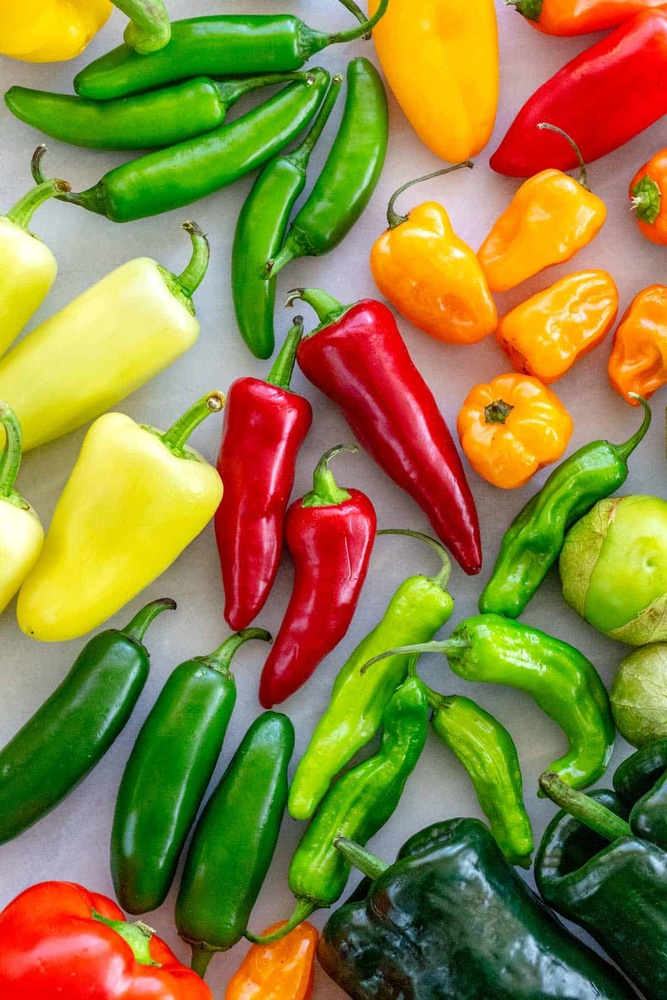
#> input picture .utils/zelenjava.jpg, 667 x 1000 px, shrunk from 1200 x 1800 before the run
$ python kmeans.py
#> lines starting #> are read from the running program, lines starting #| are printed output that depends on the picture
#> further down, slika is the input picture: shape (1000, 667, 3); mean B, G, R 61.2, 130.3, 141.7
import cv2 as cv
import numpy as np

def kmeans(slika, k=3, iteracije=10):
    '''Izvede segmentacijo slike z uporabo metode k-means.'''
#> called with k = 5, iteracije = 100
    # Preoblikovanje slike
    orig_shape = slika.shape
#> orig_shape = (1000, 667, 3)
    slika = slika.reshape((-1, 3))
    slika = np.float32(slika)

    # Kriteriji za končanje algoritma
    kriteriji = (cv.TERM_CRITERIA_EPS + cv.TERM_CRITERIA_MAX_ITER, 10, 1.0)

    # Izvedba k-means
    _, labele, centri = cv.kmeans(slika, k, None, kriteriji, iteracije, cv.KMEANS_RANDOM_CENTERS)
#> centri = [[54.92, 141.2, 106.3], [24.74, 192.6, 233.1], [13.52, 82.22, 26.88], [18.81, 27.48, 200.3], [157.3, 175.1, 180.6]]

    centri = np.uint8(centri)
#> centri = [[54, 141, 106], [24, 192, 233], [13, 82, 26], [18, 27, 200], [157, 175, 180]]

    # Segmentacija slike
    segmentirana_slika = centri[labele.flatten()]
    segmentirana_slika = segmentirana_slika.reshape(orig_shape)
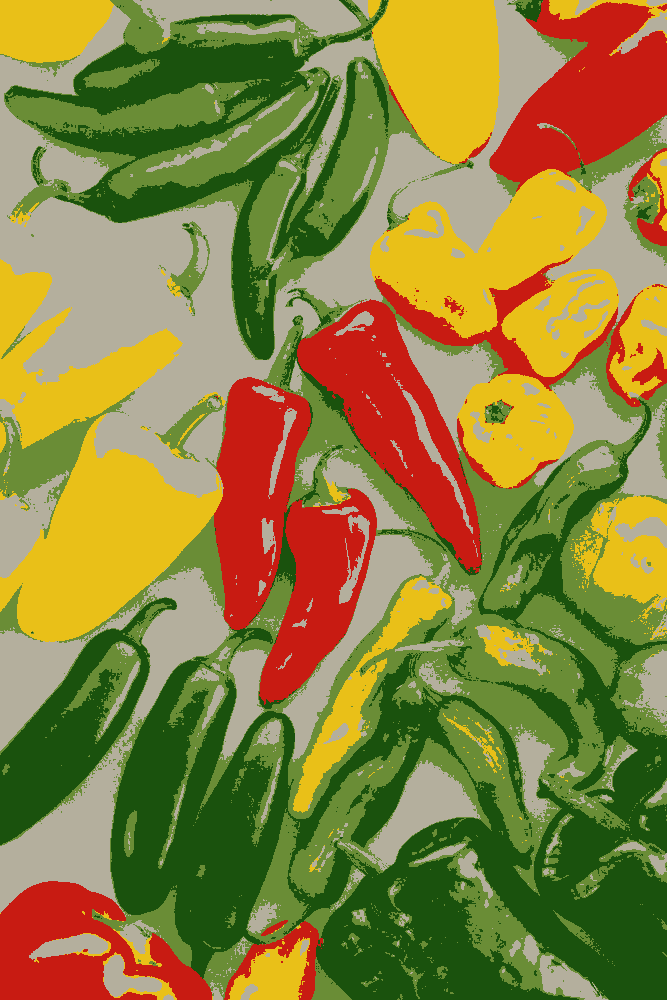
#> segmentirana_slika: shape (1000, 667, 3); mean of channels 0, 1, 2 60.6, 130, 141.2; drawn as B, G, R

    return segmentirana_slika

if __name__ == "__main__":
    k = 5
    iteracije = 100
    slika = cv.imread("../.utils/zelenjava.jpg")
    # slika = cv.resize(slika, (128, 128))
    segmentirana_slika = kmeans(slika, k, iteracije)

    cv.imshow("K-means s {} centri (BGR)", segmentirana_slika)
    cv.waitKey(0)
    cv.destroyAllWindows()
